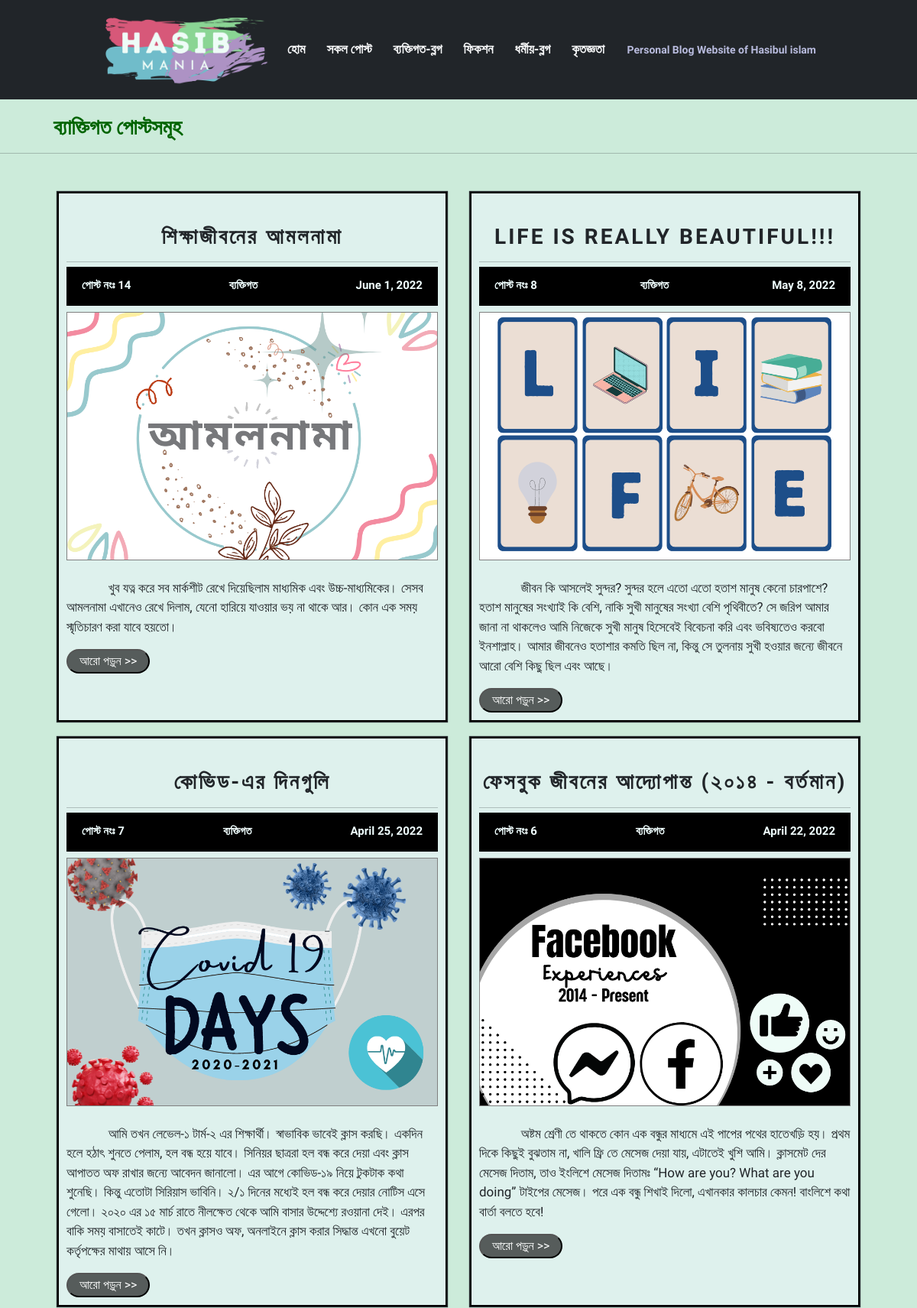
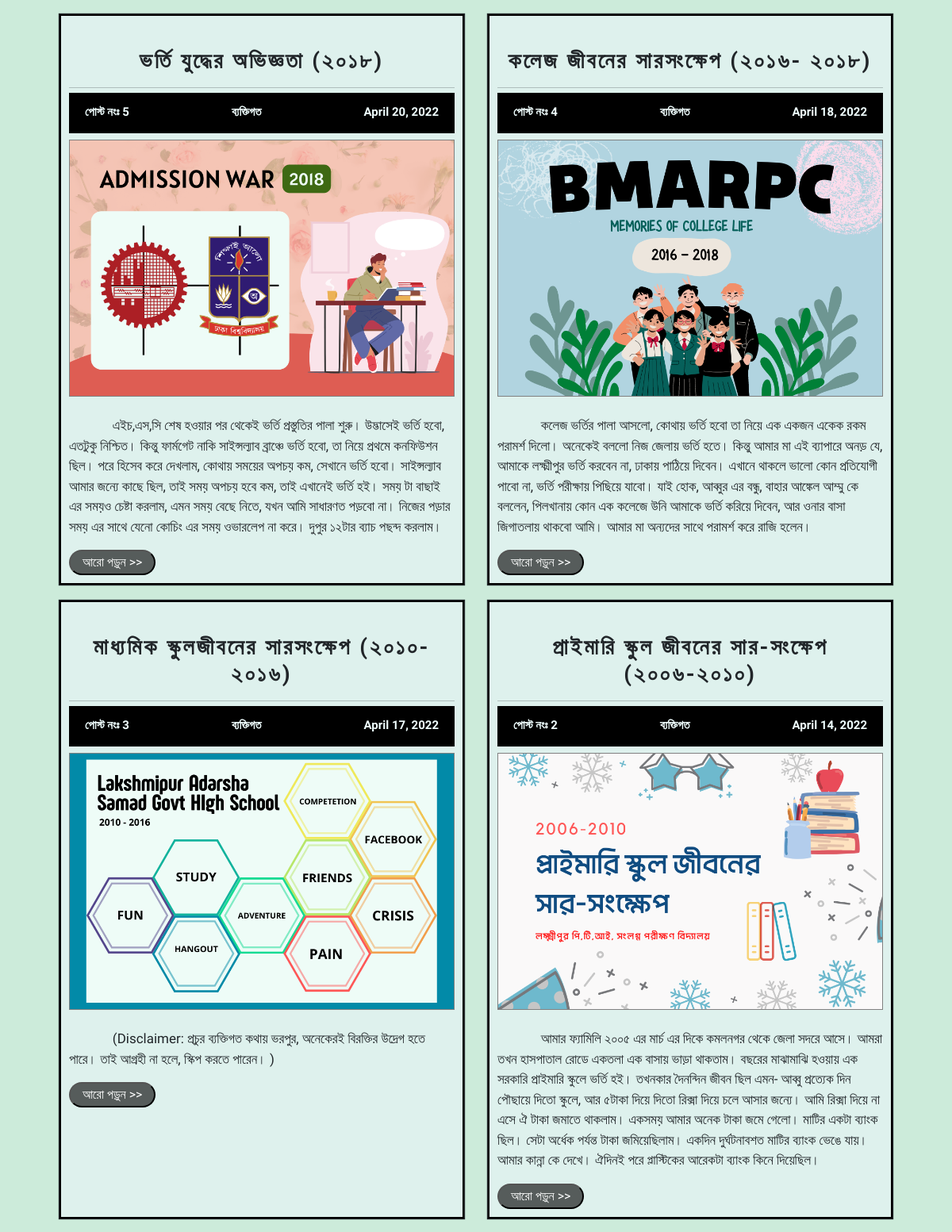
The app's page /personals/ (upper part) with its own data (2 pictures, top to bottom).
### home/models.py (models this page shows, shortened)
class Post(models.Model):
    id = models.AutoField(primary_key=True)
    date = models.DateField(default=datetime.date.today)
    category = models.CharField(max_length=100, choices=CATEGORIES, default='ব্যক্তিগত')
    title = models.CharField(max_length=400)
    para1 = models.TextField(blank=True)
    para2 = models.TextField(blank=True)
    para3 = models.TextField(blank=True)
    para4 = models.TextField(blank=True)
    para5 = models.TextField(blank=True)
    para6 = models.TextField(blank=True)
    para7 = models.TextField(blank=True)
    para8 = models.TextField(blank=True)
    para9 = models.TextField(blank=True)
    para10 = models.TextField(blank=True)
    para11 = models.TextField(blank=True)
    para12 = models.TextField(blank=True)
    para13 = models.TextField(blank=True)
    para14 = models.TextField(blank=True)
    para15 = models.TextField(blank=True)
    para16 = models.TextField(blank=True)
    para17 = models.TextField(blank=True)
    para18 = models.TextField(blank=True)
    para19 = models.TextField(blank=True)
    para20 = models.TextField(blank=True)
    para21 = models.TextField(blank=True)
    para22 = models.TextField(blank=True)
    para23 = models.TextField(blank=True)
    para24 = models.TextField(blank=True)
    para25 = models.TextField(blank=True)
    img1 = models.ImageField(upload_to ='static/uploads', blank=True)
    img1caption = models.CharField(max_length=500, blank=True)
    img2 = models.ImageField(upload_to ='static/uploads', blank=True)
    img2caption = models.CharField(max_length=500, blank=True)
    img3 = models.ImageField(upload_to ='static/uploads', blank=True)
    img3caption = models.CharField(max_length=500, blank=True)
    img4 = models.ImageField(upload_to ='static/uploads', blank=True)
    img4caption = models.CharField(max_length=500, blank=True)
    img5 = models.ImageField(upload_to ='static/uploads', blank=True)
    img5caption = models.CharField(max_length=500, blank=True)
    img6 = models.ImageField(upload_to ='static/uploads', blank=True)
    img6caption = models.CharField(max_length=500, blank=True)
    img7 = models.ImageField(upload_to ='static/uploads', blank=True)
    img7caption = models.CharField(max_length=500, blank=True)
    img8 = models.ImageField(upload_to ='static/uploads', blank=True)
    img8caption = models.CharField(max_length=500, blank=True)
    img9 = models.ImageField(upload_to ='static/uploads', blank=True)
    img9caption = models.CharField(max_length=500, blank=True)
    img10 = models.ImageField(upload_to ='static/uploads', blank=True)
    img10caption = models.CharField(max_length=500, blank=True)
    author = models.CharField(max_length=264, default='Hasibul Islam')

### home/views.py (the view)
# urls.py: path('personals/',views.personals, name="personals"),
def personals(request):
    personal_posts = Post.objects.filter(category='ব্যক্তিগত')
    post_dic = { 'posts' : personal_posts[::-1]}
    return render(request, 'home/personals.html',context=post_dic)

### template/home/personals.html (shortened to what this page needs)
{% extends 'base.html' %}
{% load static %}
{% block styles %}
    <link rel="stylesheet" href="{% static 'css/homepage.css' %}" />
{% endblock %}
{% block body_block %}
    <h3 class="posts-top">ব্যাক্তিগত পোস্টসমূহ </h3> <hr>
    <div class="all-posts">
    {% for post in posts %}
    <div class="single-post">
        <h1 class="post-title">{{post.title}}</h1> <hr>
        <div class="post-details">
        <h4>পোস্ট নংঃ {{post.id}}</h4>
        <h4>{{post.category}}</h4>
        <h4>{{post.date}}</h4>
        </div>
        <div class="banner">
        <img src="../{{STATIC_URL}}{{post.img1}}" alt="" />
        </div> <br>
        <div class="para1">
            <p class="texts">
               &nbsp;{{ post.para1 }}
            </p>
        </div>
        <div class="read-more-button">
            <button class="read-more">
                <a href="/post/{{post.id}}" class="read">আরো পড়ুন >> </a>
            </button>
        </div>
    </div>
{% endfor %}
    </div>
{% endblock body_block %}

### static/css/base.css (style rules this page uses)
body { margin: 0; font-family: "Baloo Da 2", -apple-system, BlinkMacSystemFont, "Segoe UI", "Roboto", "Oxygen", "Ubuntu", "Cantarell", "Fira Sans", "Droid Sans", "Helvetica Neue", sans-serif; -webkit-font-smoothing: antialiased; -moz-osx-font-smoothing: grayscale; background-color: #ccebda; background-attachment: fixed; background-size: cover; }

### static/css/homepage.css (style rules this page uses)
.all-posts { display: grid; grid-template-columns: 1fr 1fr; margin: 20px 40px; padding: 20px; }
.single-post { border: 2px solid black; margin: 10px 15px; padding: 10px; background-color: rgba(240, 248, 255, 0.508); box-shadow: 0px 0px 1px 1px; }
.posts-top { padding-top: 20px; padding-left: 70px; font-weight: bolder; color: darkgreen; }
.post-title { font-weight: bold; font-size: 28px; margin-top: 30px; letter-spacing: 3px; text-align: center; }
.post-details { display: flex; justify-content: space-between; align-items: center; margin: 0; margin-top: -10px; margin-bottom: 8px; grid-template-columns: 1fr 1fr 1fr; color: rgb(181, 55, 80); padding: 15px 20px 10px; background-color: rgb(0, 0, 0); }
.post-details h4 { font-weight: bold; font-size: 15px; color:azure; }
.para1 { font-size: 17px; }
.single-post img { width: 100%; border: 1px solid gray; }
.read-more .read,.read1 { text-decoration: none; color: white; }
.read-more, .see-all-posts { background-color: rgba(0, 0, 0, 0.616); border-radius: 40px; padding: 2px 15px; }

### records on screen
Post: title "শিক্ষাজীবনের আমলনামা", id "14", category "ব্যক্তিগত", date "June 1, 2022", img1 (picture), para1 "খুব যত্ন করে সব মার্কশীট রেখে দিয়েছিলাম মাধ্যমিক এবং উচ্চ-মাধ্যমিকের। সেসব আমলনামা এখানেও রেখে দিলাম, যেনো হারিয়ে যাওয়ার ভয় না থাকে আর। কোন এক সময় স্মৃতিচারণ করা যাবে হয়তো।"
Post: title "LIFE IS REALLY BEAUTIFUL!!!", id "8", category "ব্যক্তিগত", date "May 8, 2022", img1 (picture), para1 "জীবন কি আসলেই সুন্দর? সুন্দর হলে এতো এতো হতাশ মানুষ কেনো চারপাশে? হতাশ মানুষের সংখ্যাই কি বেশি, নাকি সুখী মানুষের সংখ্যা বেশি পৃথিবীতে? সে জরিপ আমার জানা না থাকলেও আমি নিজেকে সুখী মানুষ হিসেবেই বিবেচনা করি এবং ভবিষ্যতেও করবো ইনশাল্লাহ। আমার জীবনেও হতাশার কমতি ছিল না, কিন্তু সে তুলনায় সুখী হওয়ার জন্যে জীবনে আরো বেশি কিছু ছিল এবং আছে।"
Post: title "কোভিড-এর দিনগুলি", id "7", category "ব্যক্তিগত", date "April 25, 2022", img1 (picture), para1 "আমি তখন লেভেল-১ টার্ম-২ এর শিক্ষার্থী। স্বাভাবিক ভাবেই ক্লাস করছি। একদিন হলে হঠাৎ শুনতে পেলাম, হল বন্ধ হয়ে যাবে। সিনিয়র ছাত্ররা হল বন্ধ করে দেয়া এবং ক্লাস আপাতত অফ রাখার জন্যে আবেদন জানালো। এর আগে কোভিড-১৯ নিয়ে টুকটাক কথা শুনেছি। কিন্তু এতোটা সিরিয়াস ভাবিনি। ২/১ দিনের মধ্যেই হল বন্ধ করে দেয়ার নোটিস এসে গেলো। ২০২০ এর ১৫ মার্চ রাতে নীলক্ষেত থেকে আমি বাসার উদ্দেশ্যে রওয়ানা দেই। এরপর বাকি সময় বাসাতেই কাটে। তখন ক্লাসও অফ, অনলাইনে ক্লাস করার সিদ্ধান্ত এখনো বুয়েট কর্তৃপক্ষের মাথায় আসে নি।"
Post: title "ফেসবুক জীবনের আদ্যোপান্ত (২০১৪ - বর্তমান)", id "6", category "ব্যক্তিগত", date "April 22, 2022", img1 (picture), para1 "অষ্টম শ্রেণী তে থাকতে কোন এক বন্ধুর মাধ্যমে এই পাপের পথের হাতেখড়ি হয়। প্রথম দিকে কিছুই বুঝতাম না, খালি ফ্রি তে মেসেজ দেয়া যায়, এটাতেই খুশি আমি। ক্লাসমেট দের মেসেজ দিতাম, তাও ইংলিশে মেসেজ দিতামঃ “How are you? What are you doing” টাইপের মেসেজ। পরে এক বন্ধু শিখাই দিলো, এখানকার কালচার কেমন! বাংলিশে কথা বার্তা বলতে হবে!"
Post: title "ভর্তি যুদ্ধের অভিজ্ঞতা (২০১৮)", id "5", category "ব্যক্তিগত", date "April 20, 2022", img1 (picture), para1 "এইচ,এস,সি শেষ হওয়ার পর থেকেই ভর্তি প্রস্তুতির পালা শুরু। উদ্ভাসেই ভর্তি হবো, এতটুকু নিশ্চিত। কিন্তু ফার্মগেট নাকি সাইন্সল্যাব ব্রাঞ্চে ভর্তি হবো, তা নিয়ে প্রথমে কনফিউশন ছিল। পরে হিসেব করে দেখলাম, কোথায় সময়ের অপচয় কম, সেখানে ভর্তি হবো। সাইন্সল্যাব আমার জন্যে কাছে ছিল, তাই সময় অপচয় হবে কম, তাই এখানেই ভর্তি হই। সময় টা বাছাই এর সময়ও চেষ্টা করলাম, এমন সময় বেছে নিতে, যখন আমি সাধারণত পড়বো না। নিজের পড়ার সময় এর সাথে যেনো কোচিং এর সময় ওভারলেপ না করে। দুপুর ১২টার ব্যাচ পছন্দ করলাম।"
Post: title "কলেজ জীবনের সারসংক্ষেপ (২০১৬- ২০১৮)", id "4", category "ব্যক্তিগত", date "April 18, 2022", img1 (picture), para1 "কলেজ ভর্তির পালা আসলো, কোথায় ভর্তি হবো তা নিয়ে এক একজন একেক রকম পরামর্শ দিলো। অনেকেই বললো নিজ জেলায় ভর্তি হতে। কিন্তু আমার মা এই ব্যাপারে অনড় যে, আমাকে লক্ষ্মীপুর ভর্তি করবেন না, ঢাকায় পাঠিয়ে দিবেন। এখানে থাকলে ভালো কোন প্রতিযোগী পাবো না, ভর্তি পরীক্ষায় পিছিয়ে যাবো। যাই হোক, আব্বুর এর বন্ধু, বাহার আঙ্কেল আম্মু কে বললেন, পিলখানায় কোন এক কলেজে উনি আমাকে ভর্তি করিয়ে দিবেন, আর ওনার বাসা জিগাতলায় থাকবো আমি। আমার মা অন্যদের সাথে পরামর্শ করে রাজি হলেন।"
Post: title "মাধ্যমিক স্কুলজীবনের সারসংক্ষেপ (২০১০- ২০১৬)", id "3", category "ব্যক্তিগত", date "April 17, 2022", img1 (picture), para1 "(Disclaimer: প্রচুর ব্যক্তিগত কথায় ভরপুর, অনেকেরই বিরক্তির উদ্রেগ হতে পারে। তাই আগ্রহী না হলে, স্কিপ করতে পারেন। )"
Post: title "প্রাইমারি স্কুল জীবনের সার-সংক্ষেপ (২০০৬-২০১০)", id "2", category "ব্যক্তিগত", date "April 14, 2022", img1 (picture), para1 "আমার ফ্যামিলি ২০০৫ এর মার্চ এর দিকে কমলনগর থেকে জেলা সদরে আসে। আমরা তখন হাসপাতাল রোডে একতলা এক বাসায় ভাড়া থাকতাম। বছরের মাঝামাঝি হওয়ায় এক সরকারি প্রাইমারি স্কুলে ভর্তি হই। তখনকার দৈনন্দিন জীবন ছিল এমন- আব্বু প্রত্যেক দিন পৌছায়ে দিতো স্কুলে, আর ৫টাকা দিয়ে দিতো রিক্সা দিয়ে চলে আসার জন্যে। আমি রিক্সা দিয়ে না এসে ঐ টাকা জমাতে থাকলাম। একসময় আমার অনেক টাকা জমে গেলো। মাটির একটা ব্যাংক ছিল। সেটা অর্ধেক পর্যন্ত টাকা জমিয়েছিলাম। একদিন দুর্ঘটনাবশত মাটির ব্যাংক ভেঙে যায়। আমার কান্না কে দেখে। ঐদিনই পরে প্লাস্টিকের আরেকটা ব্যাংক কিনে দিয়েছিল।"
